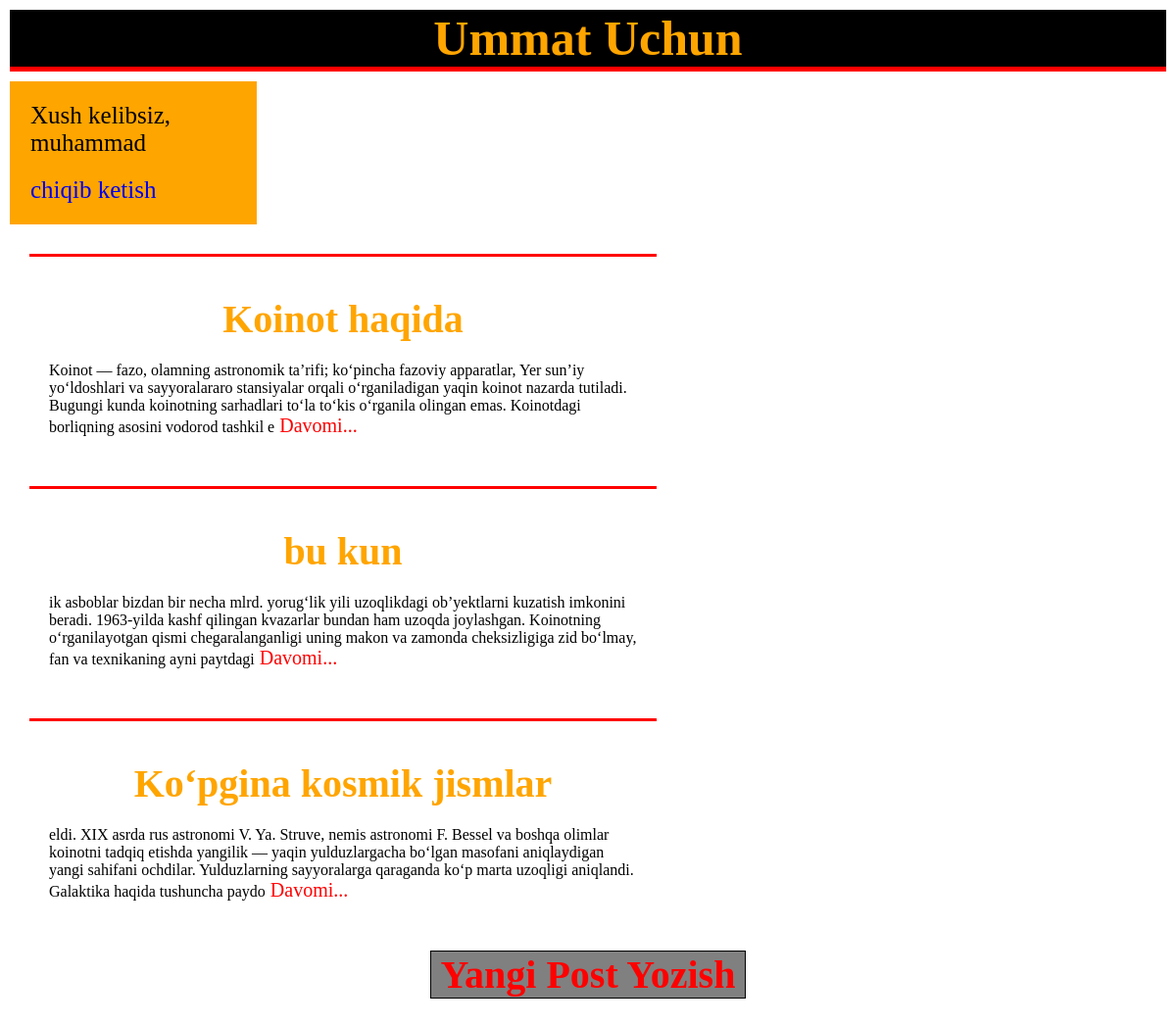
Screenshot of / (signed in) with the database file from the repository.
### my_blog/models.py (models this page shows, shortened)
class Post(models.Model):
    title = models.CharField(max_length=200)
    author = models.ForeignKey(
        'auth.User',
        on_delete=models.CASCADE
    )
    body = models.TextField()

### my_blog/views.py (the view)
# urls.py: path('', BlogListView.as_view(), name='home'),
class BlogListView(ListView):
    model = Post
    template_name = 'index.html'

### templates/index.html
{% extends 'base.html' %}
{% block content %}
    {% for post in object_list %}
        <div class="post-entry">
            <h2 style="color:orange;">{{ post.title }}</h2>
            <p>{{ post.body | slice:":300" }}<a href="{% url 'post_detail' post.pk %}" STYLE="font-size:20px; color:red;"> Davomi...</a></p>
        </div>
    {% endfor %}
{% endblock content %}

### templates/base.html (shortened to what this page needs)
<!DOCTYPE html>
{% load static %}
<html lang="en">
<head>
    <link rel="stylesheet" href="{% static 'base.css' %}">
</head>
<body>
    <header>
        <div id="menu">
            <h1><a href="{% url 'home' %}">Ummat Uchun </a> </h1>
        </div>
    </header>
    <div style="width:250px;border:1px solid orange;margin-left:10px; background:orange;">
        {% if user.is_authenticated %}
        <p style="font-size:25px; margin:20px;">Xush kelibsiz, {{user.username }}</p>
        <p style="font-size:25px; margin:20px;">
            <a href="{% url 'logout' %}">chiqib ketish</a>
        </p>
    {% else %}
        <p style="font-size:25px; margin:20px;">
            <a href="{% url 'login' %}">Saytga Kirish</a>
        </p>
    {% endif %}
    </div>
    <div>
        {% block content %}
        {% endblock content %}
    </div>
<footer>
    <div >
        <h2 style="border:1px solid;width:320px;margin:0 auto;background:gray;font-size:40px; margin-bottom:100px;"><a href="{% url 'post_new' %}" style=" color:red;">Yangi Post Yozish</a> </h2>
    </div>
</footer>
</body>
</html>

### static/base.css (style rules this page uses)
* { margin:0px; padding:0px; }
h2 { text-align:center; margin:20px; font-size:40px; }
a { text-decoration:none; }
header h1 a { text-decoration:none; margin: 50px; font-size:50px; color:orange }
header h1 { text-align:center; background-color:black; }
#menu { margin:10px; border-bottom:5px solid red; }
.post-entry { border-top:3px solid red; width:600px; margin:30px; padding:20px; }

### rows the page displays
Post: title "Koinot haqida", body "Koinot — fazo, olamning astronomik taʼrifi; koʻpincha fazoviy apparatlar, Yer sunʼiy yoʻldoshlari va sayyoralararo stansiyalar orqali oʻrganiladigan yaqin koinot nazarda tutiladi. Bugungi kunda koinotning sarhadlari toʻla toʻkis oʻrganila olingan emas. Koinotdagi borliqning asosini vodorod tashkil e"
Post: title "bu kun", body "ik asboblar bizdan bir necha mlrd. yorugʻlik yili uzoqlikdagi obʼyektlarni kuzatish imkonini beradi. 1963-yilda kashf qilingan kvazarlar bundan ham uzoqda joylashgan. Koinotning oʻrganilayotgan qismi chegaralanganligi uning makon va zamonda cheksizligiga zid boʻlmay, fan va texnikaning ayni paytdagi"
Post: title "Koʻpgina kosmik jismlar", body "eldi. XIX asrda rus astronomi V. Ya. Struve, nemis astronomi F. Bessel va boshqa olimlar koinotni tadqiq etishda yangilik — yaqin yulduzlargacha boʻlgan masofani aniqlaydigan yangi sahifani ochdilar. Yulduzlarning sayyoralarga qaraganda koʻp marta uzoqligi aniqlandi. Galaktika haqida tushuncha paydo"

### other values shown
{{ user.username }} "muhammad"
